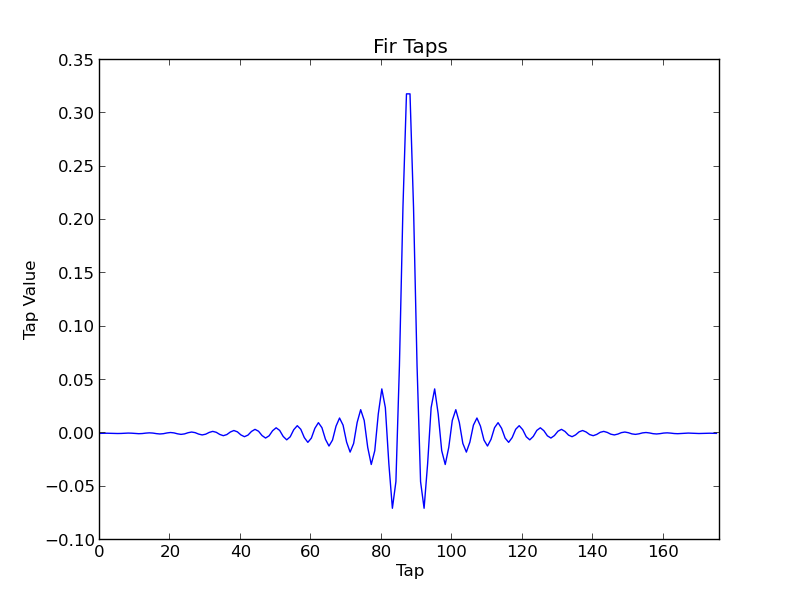

Here is the Python script that generated this plot:
import numpy as np
from matplotlib import pyplot as plt
from scipy import signal

sample_rate = 48e3
cutoff_hz = 8e3
width_hz = 1e3
atten_db = 60

nyq_rate = sample_rate / 2.0                                           
N, beta = signal.kaiserord(atten_db,
        width_hz / nyq_rate)
taps = signal.firwin(N,
        cutoff_hz / nyq_rate,
        window=('kaiser', beta))
n = np.arange(N)
plt.plot(n, taps)
plt.title('Fir Taps')
plt.ylabel('Tap Value')
plt.xlim(0, N)
plt.xlabel('Tap')
plt.savefig('fir.png')
plt.close()

_, h = signal.freqz(taps)
w = np.linspace(0,
        nyq_rate, len(h))
plt.plot(w,
        20 * np.log10(abs(h)),
        'b')
plt.title('Frequency Response')
plt.ylim(-90, 20)
plt.xlim(0, nyq_rate)
plt.ylabel('Amplitude (dB)')
plt.xlabel('Frequncy (Hz)')
plt.savefig('freq-response.png')
